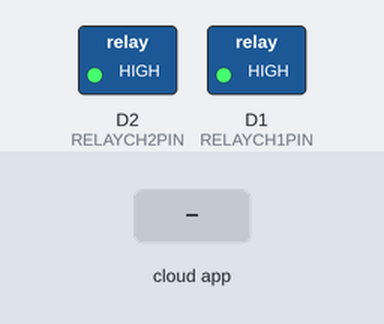
Simulated run of this sketch. Board: ESP8266 (NodeMCU). Shown: switched loads named in the sketch (green lamp = pin HIGH). The inputs (shaded band) are chosen by the test bench. WiFi joins after 1.5 s; servers stay silent unless stated; no MQTT or app messages arrive unless stated; what the sketch prints to the serial monitor is not drawn.

Above: at 2.7 s.
2.8 s: the phone or cloud app sets Relay1 to ON
At 3.9 s:
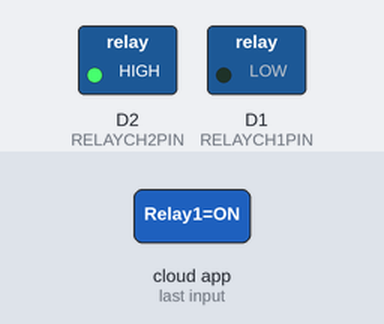
4.3 s: the phone or cloud app sets Relay2 to ON
At 4.9 s:
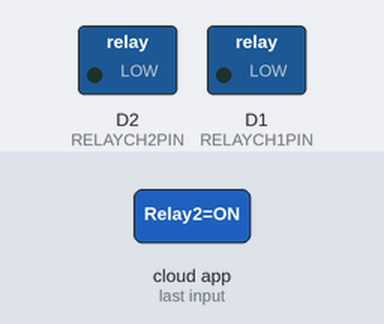
Timing chart, 0 to 7.3 s (numbered marks = the images above; inputs shaded):
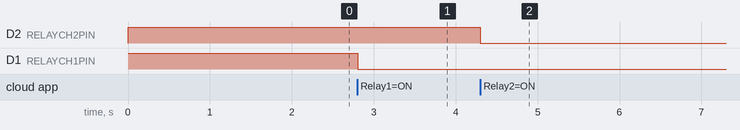

The sketch:

IoTMQTTClient.ino
```cpp
// (licence header left out)
#include <ESP8266WiFi.h>
#include "Adafruit_MQTT.h"
#include "Adafruit_MQTT_Client.h"

#define WLAN_SSID       "  ---ssid---  "             // Your SSID
#define WLAN_PASS       "  ---password---  "        // Your password

#define IO_SERVER      "io.adafruit.com"
#define IO_SERVERPORT  1883
#define IO_USERNAME  "  ---adafruit username---  "
#define IO_KEY       "  ---adafruit io key---  "

const int RELAYCH1PIN = D1;
const int RELAYCH2PIN = D2;

bool RelayCH1Value = false;
bool RelayCH2Value = false;

//WIFI CLIENT
WiFiClient client;

// MQTT Server
Adafruit_MQTT_Client mqtt(&client, IO_SERVER, IO_SERVERPORT, IO_USERNAME, IO_KEY);
Adafruit_MQTT_Subscribe RelayChannel1 = Adafruit_MQTT_Subscribe(&mqtt, IO_USERNAME "/feeds/Relay1");
Adafruit_MQTT_Subscribe RelayChannel2 = Adafruit_MQTT_Subscribe(&mqtt, IO_USERNAME "/feeds/Relay2");
Adafruit_MQTT_Subscribe *subscription;

//----------------------------------------------------------------------------------------------------
void setup()
{
  Serial.begin(115200);
  RelayInit();
  MQTTInit();
  mqtt.subscribe(&RelayChannel1);
  mqtt.subscribe(&RelayChannel2);
}

//----------------------------------------------------------------------------------------------------
void loop()
{
  MQTTConnect();

  while ((subscription = mqtt.readSubscription(20000))) // keep connection open 20 seconds after activity
  {
    if (subscription == &RelayChannel1)
        SetRelay(1,!strcmp((char *)RelayChannel1.lastread, "ON"));
    if (subscription == &RelayChannel2)
        SetRelay(2,!strcmp((char *)RelayChannel2.lastread, "ON"));
  }
}
```

MQTT.ino
```cpp
// MQTT Module

//----------------------------------------------------------------------------------------------------
void MQTTInit()
{
  Serial.println();
  Serial.print("Connecting to ");
  Serial.println(WLAN_SSID);

  WiFi.begin(WLAN_SSID, WLAN_PASS);
  while (WiFi.status() != WL_CONNECTED) {
    delay(500);
    Serial.print(".");
  }
  Serial.println();

  Serial.println("WiFi connected");
  Serial.println("IP address: ");
  Serial.println(WiFi.localIP());
}


//----------------------------------------------------------------------------------------------------
void MQTTConnect()
{
  int8_t ret;

  if (mqtt.connected())
    return;

  Serial.print("Connecting to MQTT... ");

  uint8_t retries = 3;

  while ((ret = mqtt.connect()) != 0) {
    Serial.println(mqtt.connectErrorString(ret));
    Serial.println("Retrying MQTT connection in 5 seconds...");
    mqtt.disconnect();
    delay(5000);
    retries--;
    if (retries == 0) {
      while (1);
    }
  }
  Serial.println("MQTT Connected!");
}
```

Relay.ino
```cpp
// Relay Module


//----------------------------------------------------------------------------------------------------
void RelayInit()
{
  pinMode(RELAYCH1PIN, OUTPUT);
  digitalWrite(RELAYCH1PIN, HIGH);
  pinMode(RELAYCH2PIN, OUTPUT);
  digitalWrite(RELAYCH2PIN, HIGH);
}


//----------------------------------------------------------------------------------------------------
void SetRelay(int Channel, bool Onstate)
{
  if(Channel==1)
  {
    RelayCH1Value = Onstate;
    if(RelayCH1Value) digitalWrite(RELAYCH1PIN,LOW); else digitalWrite(RELAYCH1PIN,HIGH);
    Serial.print("Relay Chanel 1: ");
    Serial.println(RelayCH1Value);
  }
  if(Channel==2)
  {
    RelayCH2Value = Onstate;
    if(RelayCH2Value) digitalWrite(RELAYCH2PIN,LOW); else digitalWrite(RELAYCH2PIN,HIGH);
    Serial.print("Relay Chanel 2: ");
    Serial.println(RelayCH2Value);
  }
}
```

Measured:
- after the input at 2.8 s, D1 (RELAYCH1PIN): HIGH → LOW at once
- after the input at 4.3 s, D2 (RELAYCH2PIN): HIGH → LOW at once
